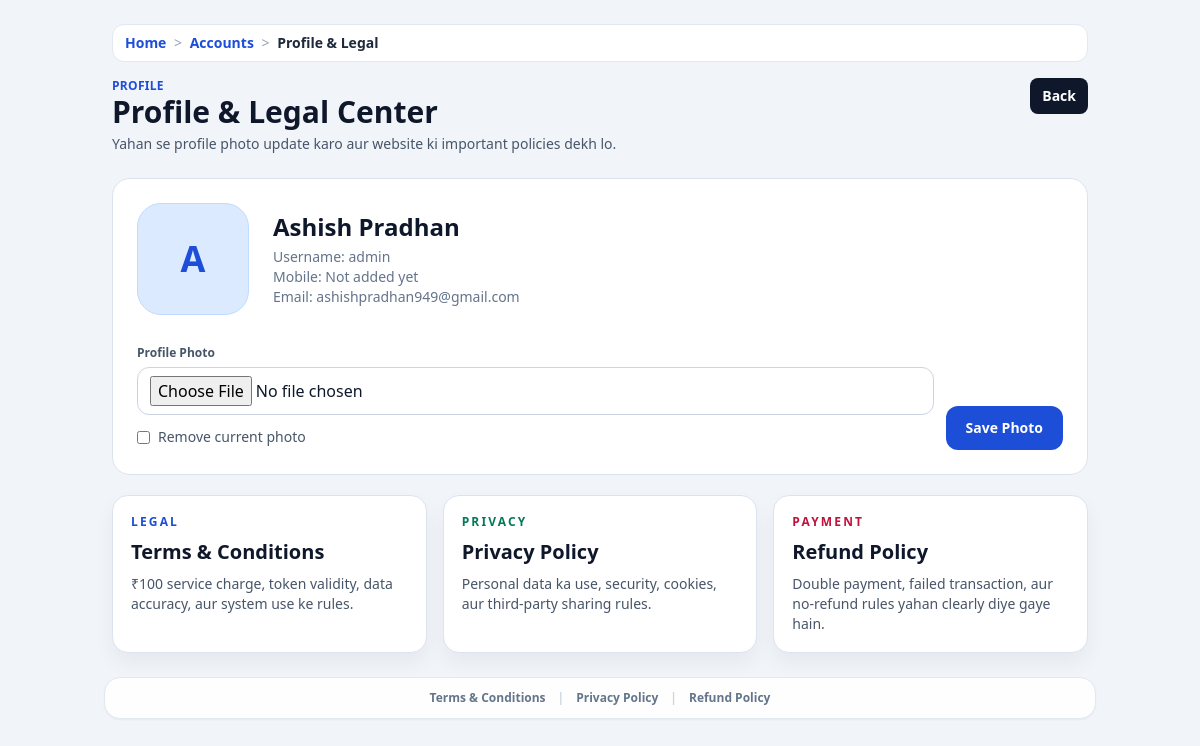
Before: /accounts/profile-card/ (signed in) with the older database file.
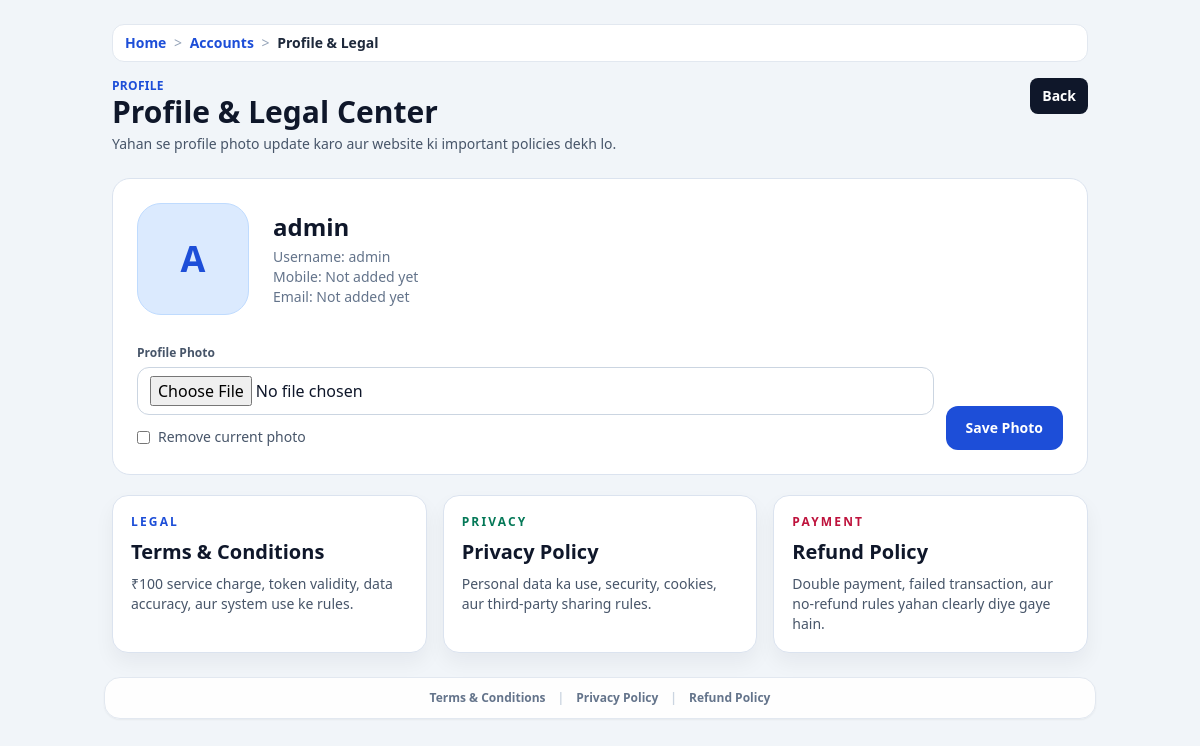
After: the same page with the newer database file.
### accounts/models.py (models this page shows, shortened)
class UserProfile(models.Model):
    user          = models.OneToOneField(User, on_delete=models.CASCADE, related_name='profile')
    full_name     = models.CharField(max_length=150, blank=True)
    father_name   = models.CharField(max_length=150, blank=True)
    mother_name   = models.CharField(max_length=150, blank=True)
    dob           = models.DateField(null=True, blank=True)
    GENDER_CHOICES = [('M','Male'),('F','Female'),('O','Other')]
    gender        = models.CharField(max_length=1, choices=GENDER_CHOICES, blank=True)
    CATEGORY_CHOICES = [('General','General'),('OBC','OBC'),('SC','SC'),('ST','ST')]
    category      = models.CharField(max_length=20, choices=CATEGORY_CHOICES, blank=True)
    mobile        = models.CharField(max_length=15, blank=True)
    email         = models.EmailField(blank=True)
    present_state = models.CharField(max_length=100, blank=True)
    present_district = models.CharField(max_length=100, blank=True)
    present_city = models.CharField(max_length=100, blank=True)
    present_pincode = models.CharField(max_length=10, blank=True)
    present_address = models.TextField(blank=True)
    permanent_same_as_present = models.BooleanField(default=False)
    permanent_state = models.CharField(max_length=100, blank=True)
    permanent_district = models.CharField(max_length=100, blank=True)
    permanent_pincode = models.CharField(max_length=10, blank=True)
    permanent_full_address = models.TextField(blank=True)
    permanent_address = models.TextField(blank=True)
    district      = models.CharField(max_length=100, blank=True)
    state         = models.CharField(max_length=100, default='Chhattisgarh', blank=True)
    pincode       = models.CharField(max_length=10, blank=True)
    aadhar        = models.CharField(max_length=20, blank=True)
    samagra_id    = models.CharField(max_length=20, blank=True)
    caste_cert_no = models.CharField(max_length=50, blank=True)
    income_cert_no= models.CharField(max_length=50, blank=True)
    tenth_board   = models.CharField(max_length=100, blank=True)
    tenth_roll_number = models.CharField(max_length=50, blank=True)
    tenth_percentage = models.CharField(max_length=20, blank=True)
    tenth_result  = models.CharField(max_length=50, blank=True)
    twelfth_board = models.CharField(max_length=100, blank=True)
    twelfth_roll_number = models.CharField(max_length=50, blank=True)
    twelfth_percentage = models.CharField(max_length=20, blank=True)
    twelfth_result= models.CharField(max_length=50, blank=True)
    graduation    = models.CharField(max_length=100, blank=True)
    university    = models.CharField(max_length=150, blank=True)
    tenth_subjects = models.TextField(blank=True)
    twelfth_subjects = models.TextField(blank=True)
    graduation_subjects = models.TextField(blank=True)
    previous_course_name = models.CharField(max_length=150, blank=True)
    previous_subjects = models.TextField(blank=True)
    current_course_name = models.CharField(max_length=150, blank=True)
    current_year = models.CharField(max_length=100, blank=True)
    current_semester = models.CharField(max_length=100, blank=True)
    current_subjects = models.TextField(blank=True)
    college_name = models.CharField(max_length=200, blank=True)
    university_name = models.CharField(max_length=200, blank=True)
    course = models.CharField(max_length=150, blank=True)
    year_semester = models.CharField(max_length=100, blank=True)
    enrollment_number = models.CharField(max_length=100, blank=True)
    account_holder_name = models.CharField(max_length=150, blank=True)
    bank_name = models.CharField(max_length=150, blank=True)
    account_number = models.CharField(max_length=50, blank=True)
    ifsc_code = models.CharField(max_length=20, blank=True)
    branch_name = models.CharField(max_length=150, blank=True)
    aadhaar_linked = models.CharField(max_length=3, blank=True, choices=[('yes', 'Yes'), ('no', 'No')])
    personal_extra_rows = models.JSONField(default=list, blank=True)
    address_extra_rows = models.JSONField(default=list, blank=True)
    academic_extra_rows = models.JSONField(default=list, blank=True)
    college_extra_rows = models.JSONField(default=list, blank=True)
    bank_extra_rows = models.JSONField(default=list, blank=True)
    subject_extra_rows = models.JSONField(default=list, blank=True)
    photo         = models.ImageField(upload_to='profile_photos/', null=True, blank=True)
    signature     = models.ImageField(upload_to='profile_signatures/', null=True, blank=True)
    chat_enabled  = models.BooleanField(default=False)
    master_data_last_saved_at = models.DateTimeField(null=True, blank=True)
    master_data_unmask_until = models.DateTimeField(null=True, blank=True)
    master_data_unmask_date = models.DateField(null=True, blank=True)
    master_data_unmask_count = models.PositiveSmallIntegerField(default=0)
    apply_autofill_locked_until = models.DateTimeField(null=True, blank=True)
    apply_profile_view_date = models.DateField(null=True, blank=True)
    apply_profile_view_count = models.PositiveSmallIntegerField(default=0)
    apply_profile_unmask_until = models.DateTimeField(null=True, blank=True)
    apply_profile_unmask_date = models.DateField(null=True, blank=True)
    apply_profile_unmask_count = models.PositiveSmallIntegerField(default=0)
    apply_draft_data = models.JSONField(default=dict, blank=True)

### accounts/views.py (the view, shortened to what this page needs)
# urls.py: path('profile-card/', views.account_profile_card_view, name='account_profile_card'),
@login_required
def account_profile_card_view(request):
    profile, _ = UserProfile.objects.get_or_create(user=request.user)
    return render(
        request,
        "accounts/account_profile_card.html",
        {
            "profile": profile,
        },
    )

### core/context_processors.py (called while the page is built)
def _humanize_slug(text):
    value = str(text or "").strip().replace("-", " ").replace("_", " ")
    if value.isdigit():
        return f"#{value}"
    return value.title() if value else "Page"

def breadcrumbs(request):
    path = (getattr(request, "path", "") or "/").split("?", 1)[0]
    if not path.startswith("/"):
        path = f"/{path}"
    crumbs = [{"label": "Home", "url": "/"}]
    if path == "/":
        return {"breadcrumbs": crumbs}
    running = ""
    for part in [p for p in path.strip("/").split("/") if p]:
        running += f"/{part}"
        url = f"{running}/"
        label = _humanize_slug(part)
        try:
            match = resolve(url)
            label = NAME_LABELS.get(match.url_name, label)
        except Resolver404:
            pass
        crumbs.append({"label": label, "url": url})
    deduped = [crumbs[0]]
    for item in crumbs[1:]:
        if item["label"] == deduped[-1]["label"] and item["url"] == deduped[-1]["url"]:
            continue
        deduped.append(item)
    return {"breadcrumbs": deduped}

### accounts/templates/accounts/account_profile_card.html (shortened to what this page needs)
{% extends 'base.html' %}
{% block body_class %}min-h-screen bg-slate-100 text-slate-900{% endblock %}
{% block page_container_class %}max-w-5xl mx-auto p-4 md:p-6{% endblock %}
{% block header_left %}
<p class="text-xs font-semibold uppercase tracking-wide text-blue-700">Profile</p>
<h1 class="text-2xl md:text-3xl font-black">Profile & Legal Center</h1>
<p class="text-sm text-slate-600 mt-1">Yahan se profile photo update karo aur website ki important policies dekh lo.</p>
{% endblock %}
{% block header_right %}
<a href="{% url 'master_data_option' %}" class="rounded-lg px-3 py-2 text-sm font-semibold text-white bg-slate-900 hover:bg-black">Back</a>
{% endblock %}
{% block content %}
<section class="panel-card p-6">
  <div class="flex flex-col md:flex-row gap-6 md:items-center">
    <div class="shrink-0">
      {% if profile.photo %}
        <img src="{{ profile.photo.url }}" alt="{{ profile.full_name|default:request.user.username }}" class="h-28 w-28 rounded-3xl object-cover border border-slate-200 shadow-sm">
      {% else %}
        <div class="h-28 w-28 rounded-3xl bg-blue-100 text-blue-700 grid place-items-center text-4xl font-black border border-blue-200">
          {{ request.user.username|first|upper }}
        </div>
      {% endif %}
    </div>
    <div class="flex-1 min-w-0">
      <div class="text-2xl font-black">{{ profile.full_name|default:request.user.username }}</div>
      <div class="text-sm text-slate-500 mt-1">Username: {{ request.user.username }}</div>
      <div class="text-sm text-slate-500">Mobile: {{ profile.mobile|default:"Not added yet" }}</div>
      <div class="text-sm text-slate-500">Email: {{ profile.email|default:"Not added yet" }}</div>
    </div>
  </div>
  <form method="post" enctype="multipart/form-data" class="mt-6 grid grid-cols-1 md:grid-cols-[1fr_auto] gap-3 items-end">
    <div>
      <label class="text-xs font-bold text-slate-600">Profile Photo</label>
      <input type="file" name="profile_photo" accept="image/*" class="mt-1 w-full rounded-xl border border-slate-300 px-3 py-2">
      <label class="mt-3 inline-flex items-center gap-2 text-sm text-slate-600">
        <input type="checkbox" name="clear_profile_photo" value="1">
        Remove current photo
      </label>
    </div>
    <button type="submit" class="rounded-xl bg-blue-700 px-5 py-3 text-sm font-bold text-white hover:bg-blue-800">Save Photo</button>
  </form>
</section>
<section class="mt-5 grid grid-cols-1 md:grid-cols-3 gap-4">
  <a href="{% url 'terms_conditions' %}" class="policy-card">
    <div class="text-xs font-black uppercase tracking-[0.18em] text-blue-700">Legal</div>
    <div class="mt-2 text-xl font-black">Terms & Conditions</div>
    <p class="mt-2 text-sm text-slate-600">₹100 service charge, token validity, data accuracy, aur system use ke rules.</p>
  </a>
  <a href="{% url 'privacy_policy' %}" class="policy-card">
    <div class="text-xs font-black uppercase tracking-[0.18em] text-emerald-700">Privacy</div>
    <div class="mt-2 text-xl font-black">Privacy Policy</div>
    <p class="mt-2 text-sm text-slate-600">Personal data ka use, security, cookies, aur third-party sharing rules.</p>
  </a>
  <a href="{% url 'refund_policy' %}" class="policy-card">
    <div class="text-xs font-black uppercase tracking-[0.18em] text-rose-700">Payment</div>
    <div class="mt-2 text-xl font-black">Refund Policy</div>
    <p class="mt-2 text-sm text-slate-600">Double payment, failed transaction, aur no-refund rules yahan clearly diye gaye hain.</p>
  </a>
</section>
{% endblock %}

Changed rows visible on the page:
changed UserProfile "Not added yet": full_name "Ashish Pradhan" → "admin"; email "ashishpradhan949@gmail.com" → "Not added yet"
